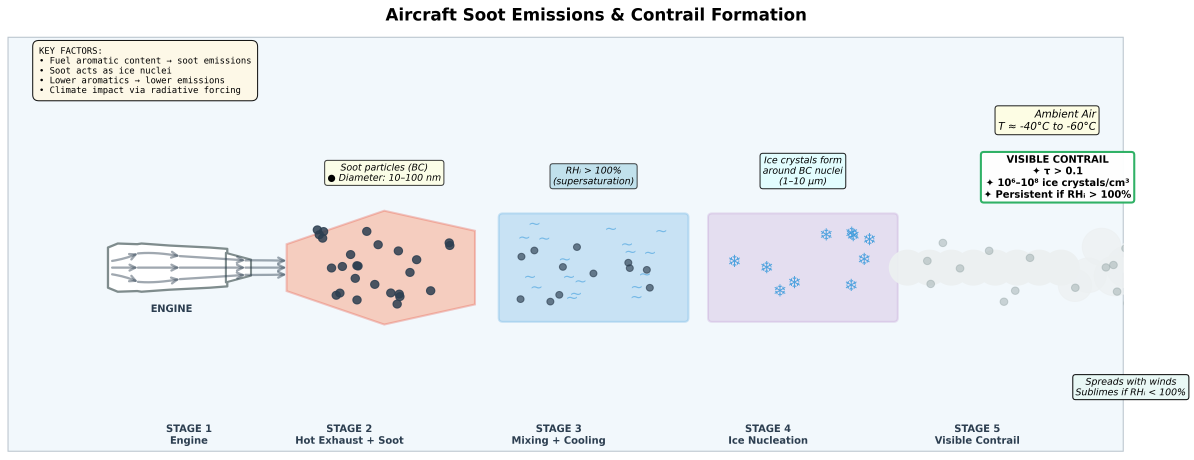
#> input picture assets/images/contrail_formation_conventional.png, 4774 x 1837 px, found by its file name (shown at 1/4 size)
$ python make_contrail_toggle_variants.py
#> lines starting #> are read from the running program, lines starting #| are printed output that depends on the picture
"""Make obvious low-aromatic variant of the contrail formation figure.

This is a pragmatic *presentation* edit for the website toggle.
It does NOT attempt scientific pixel-detection; instead it applies
controlled overlays in broad regions to make the difference obvious.

Outputs:
  assets/images/contrail_formation_conventional.png (copy if missing)
  assets/images/contrail_formation_low_aromatic.png

Run:
  python3 nvpm_analysis/make_contrail_toggle_variants.py

If the overlays miss the right areas on your specific figure, adjust
REGIONS below.
"""

from __future__ import annotations

from pathlib import Path

from PIL import Image, ImageDraw, ImageEnhance


SRC = Path("assets/images/contrail_formation.png")
CONV = Path("assets/images/contrail_formation_conventional.png")
LOW = Path("assets/images/contrail_formation_low_aromatic.png")

# Regions are in pixel coordinates of the source PNG.
# Format: (x1, y1, x2, y2)
# These defaults are broad and intended to be "obvious".
REGIONS = {
    # right half tends to contain contrail plume / crystals
    "soot": (0, 0, 0, 0),
    "ice": (0, 0, 0, 0),
    "contrail": (0, 0, 0, 0),
}


def guess_regions(w: int, h: int):
    """Heuristic guesses for contrail figure layout."""
    # Most contrail schematics are left->right flow; use right-middle for contrail.
    soot = (int(0.52 * w), int(0.36 * h), int(0.74 * w), int(0.72 * h))
    ice = (int(0.68 * w), int(0.22 * h), int(0.96 * w), int(0.62 * h))
    contrail = (int(0.52 * w), int(0.18 * h), int(0.98 * w), int(0.55 * h))
    return soot, ice, contrail


def white_wash(im: Image.Image, box, alpha=0.55):
    overlay = Image.new("RGBA", im.size, (255, 255, 255, 0))
    draw = ImageDraw.Draw(overlay)
    draw.rounded_rectangle(box, radius=26, fill=(255, 255, 255, int(255 * alpha)))
    return Image.alpha_composite(im, overlay)


def draw_thinner_contrail(im: Image.Image, box):
    """Fade existing contrail region and draw a thinner new ribbon."""
    x1, y1, x2, y2 = box

    # Step 1: fade the region substantially so the old thick contrail is subdued.
    im = white_wash(im, box, alpha=0.35)

    overlay = Image.new("RGBA", im.size, (255, 255, 255, 0))
    draw = ImageDraw.Draw(overlay)

    # New contrail line: thinner, lighter blue-white
    mid_y = int((y1 + y2) / 2)
    # gentle upward slope
    p0 = (x1 + int(0.02 * (x2 - x1)), mid_y + int(0.10 * (y2 - y1)))
    p1 = (x1 + int(0.55 * (x2 - x1)), mid_y - int(0.05 * (y2 - y1)))
    p2 = (x2 - int(0.02 * (x2 - x1)), mid_y - int(0.08 * (y2 - y1)))

    # draw multiple strokes for soft ribbon
    for w, a in [(18, 40), (10, 55), (4, 75)]:
        draw.line([p0, p1, p2], fill=(147, 197, 253, a), width=w, joint="curve")

    return Image.alpha_composite(im, overlay)


def main():
    if not SRC.exists():
        raise SystemExit(f"Missing {SRC}")

    if not CONV.exists():
        CONV.write_bytes(SRC.read_bytes())

    base = Image.open(CONV).convert("RGBA")
#> base is the input picture: PIL image 4774x1837 RGBA; mean R, G, B, A 235.8, 240, 243.2, 255
    w, h = base.size
#> w = 4774; h = 1837

    soot, ice, contrail = guess_regions(w, h)
#> soot = (2482, 661, 3532, 1322); ice = (3246, 404, 4583, 1138); contrail = (2482, 330, 4678, 1010)

    # Make it *obviously* different:
    out = base.copy()
    out = white_wash(out, soot, alpha=0.62)      # knock down soot dots
    out = white_wash(out, ice, alpha=0.55)       # knock down ice crystals
#> call 2 of white_wash, with box = (3246, 404, 4583, 1138), alpha = 0.55
#> in white_wash (call 2), `return Image.alpha_composite(im, overlay)`:
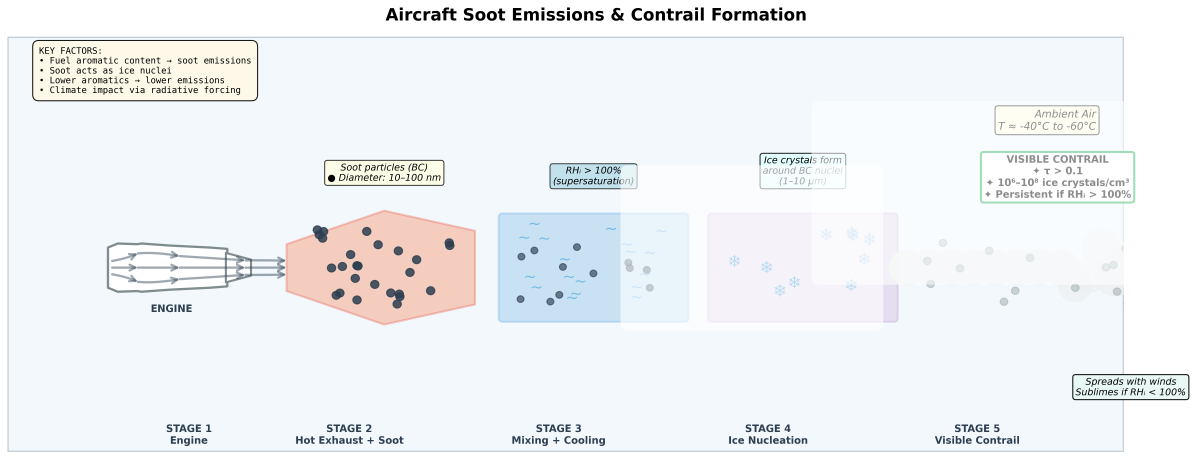
#> returned value: PIL image 4774x1837 RGBA (shown at 1/4 size); mean R, G, B, A 238.8, 242.3, 244.8, 255
    out = draw_thinner_contrail(out, contrail)   # thinner contrail

    # Slight overall brightness bump so it reads as "cleaner"
    rgb = out.convert("RGB")
    rgb = ImageEnhance.Brightness(rgb).enhance(1.03)
    rgb = ImageEnhance.Contrast(rgb).enhance(0.98)

    rgb.save(LOW, format="PNG", optimize=True)
    print("Wrote:")
    print(" ", CONV)
    print(" ", LOW)
    print("Guessed regions (edit in script if needed):")
    print(" soot     ", soot)
#|  soot      (2482, 661, 3532, 1322)
    print(" ice      ", ice)
#|  ice       (3246, 404, 4583, 1138)
    print(" contrail ", contrail)
#|  contrail  (2482, 330, 4678, 1010)


if __name__ == "__main__":
    main()

$ run again, with assets/images/aromatic.png copied over assets/images/contrail_formation_conventional.png
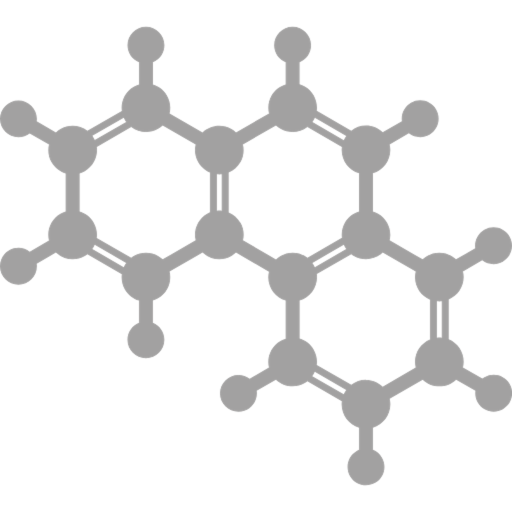
#> input picture assets/images/aromatic.png, 1024 x 1024 px, found by its file name (shown at 1/2 size)
#> in main, base is the input picture: PIL image 1024x1024 RGBA; mean R, G, B, A 32.1, 31.9, 31.9, 46.5
#> in white_wash (call 2), `return Image.alpha_composite(im, overlay)`:
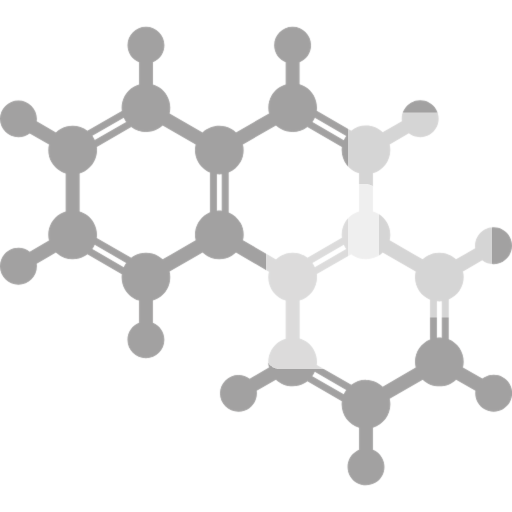
#> returned value: PIL image 1024x1024 RGBA (shown at 1/2 size); mean R, G, B, A 66.6, 66.4, 66.4, 65.8; transparent parts drawn white
#> in main, `rgb = out.convert("RGB")`:
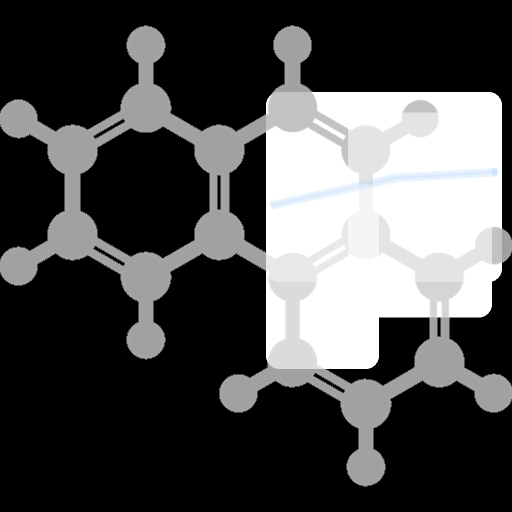
#> rgb: PIL image 1024x1024 RGB (shown at 1/2 size); mean R, G, B 76.1, 76.1, 76.2
#|  soot      (532, 368, 757, 737)
#|  ice       (696, 225, 983, 634)
#|  contrail  (532, 184, 1003, 563)

$ run again, with assets/images/hydrotreatment.png copied over assets/images/contrail_formation_conventional.png
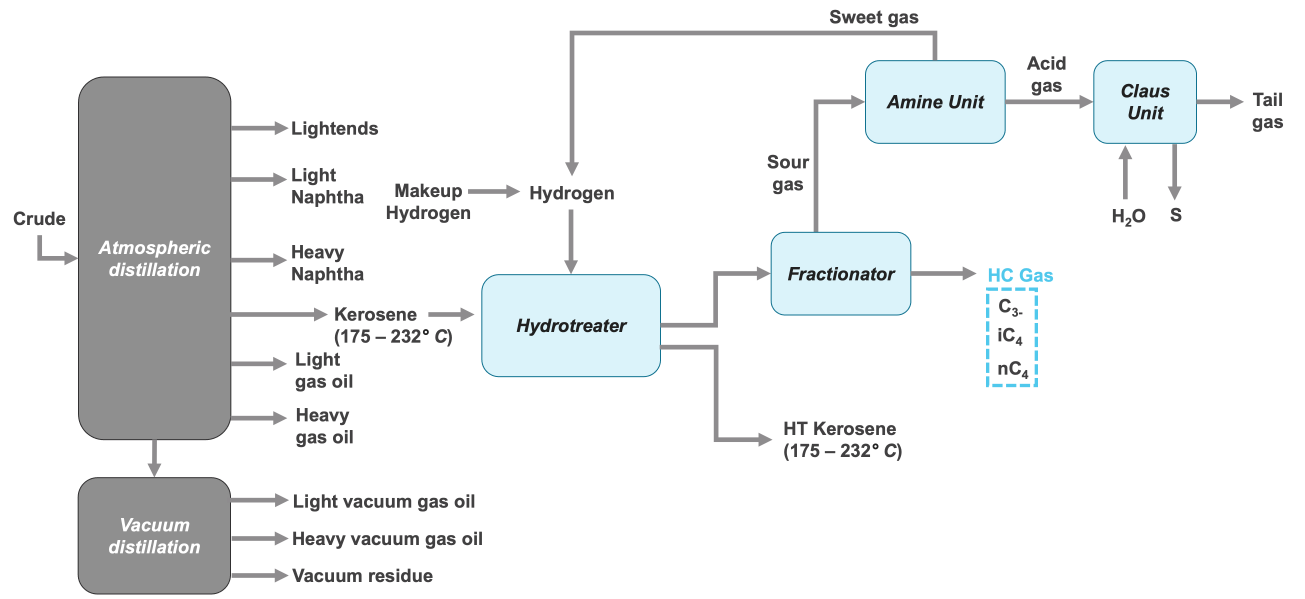
#> input picture assets/images/hydrotreatment.png, 3914 x 1796 px, found by its file name (shown at 1/3 size)
#> in main, base is the input picture: PIL image 3914x1796 RGBA; mean R, G, B, A 18.1, 21.3, 22.3, 29.6
#> in white_wash (call 2), `return Image.alpha_composite(im, overlay)`:
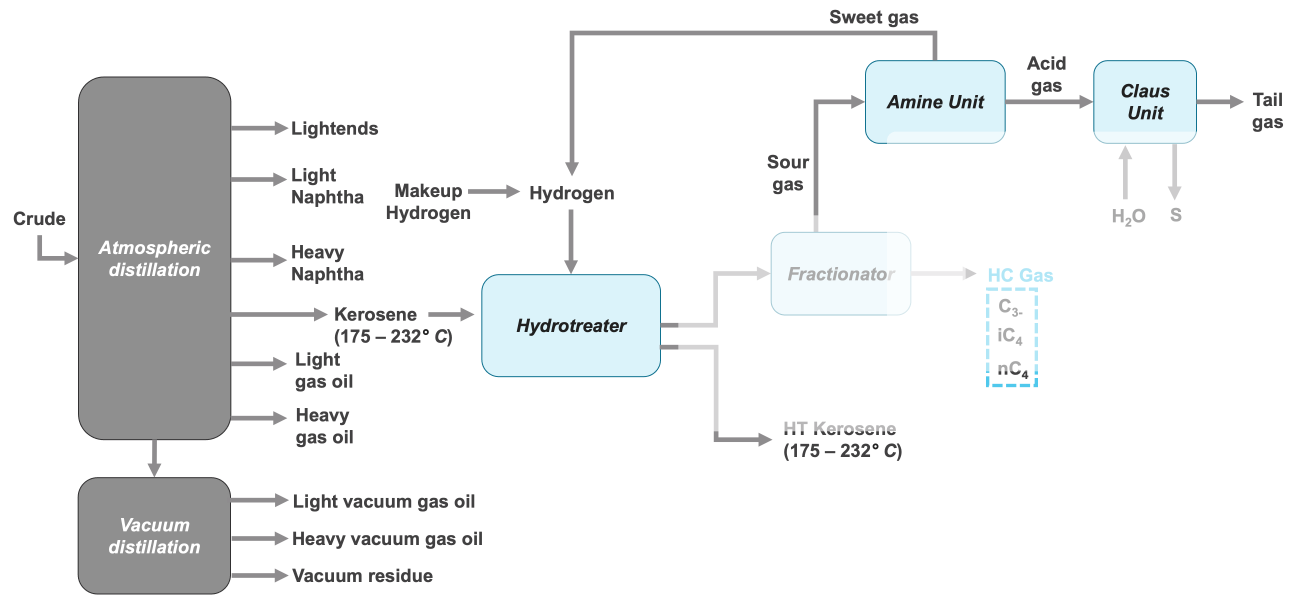
#> returned value: PIL image 3914x1796 RGBA (shown at 1/3 size); mean R, G, B, A 58.5, 60.9, 61.7, 54; transparent parts drawn white
#> in main, `rgb = out.convert("RGB")`:
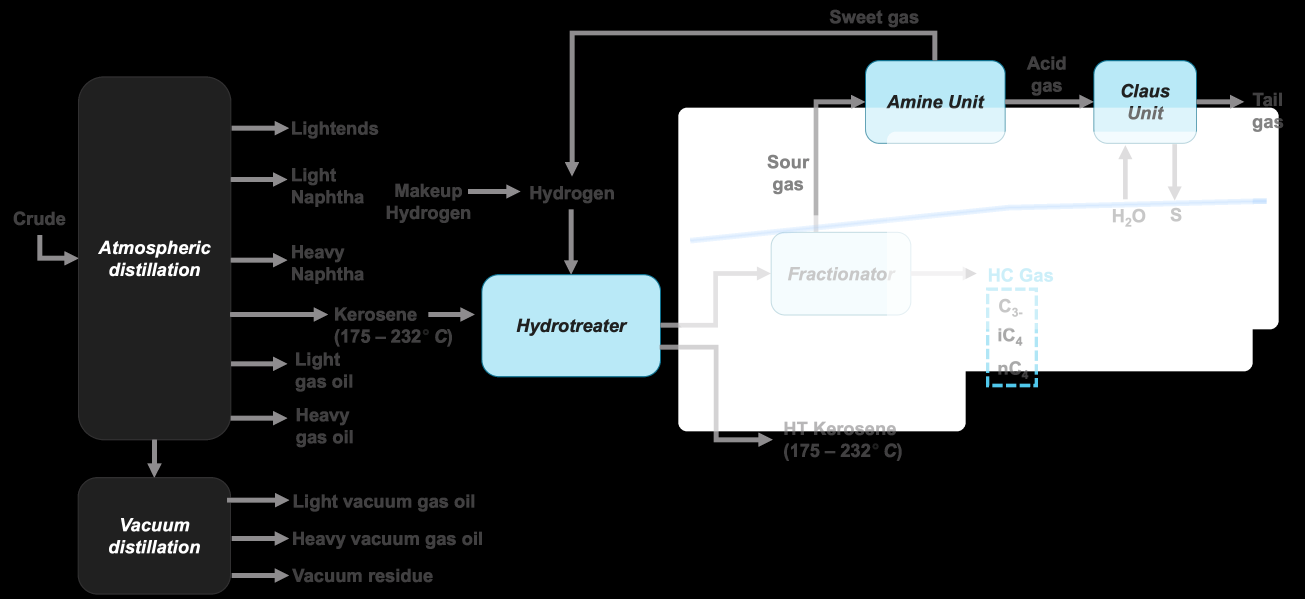
#> rgb: PIL image 3914x1796 RGB (shown at 1/3 size); mean R, G, B 68.7, 70.9, 71.6
#|  soot      (2035, 646, 2896, 1293)
#|  ice       (2661, 395, 3757, 1113)
#|  contrail  (2035, 323, 3835, 987)

$ run again, with assets/images/solvent_extraction.png copied over assets/images/contrail_formation_conventional.png
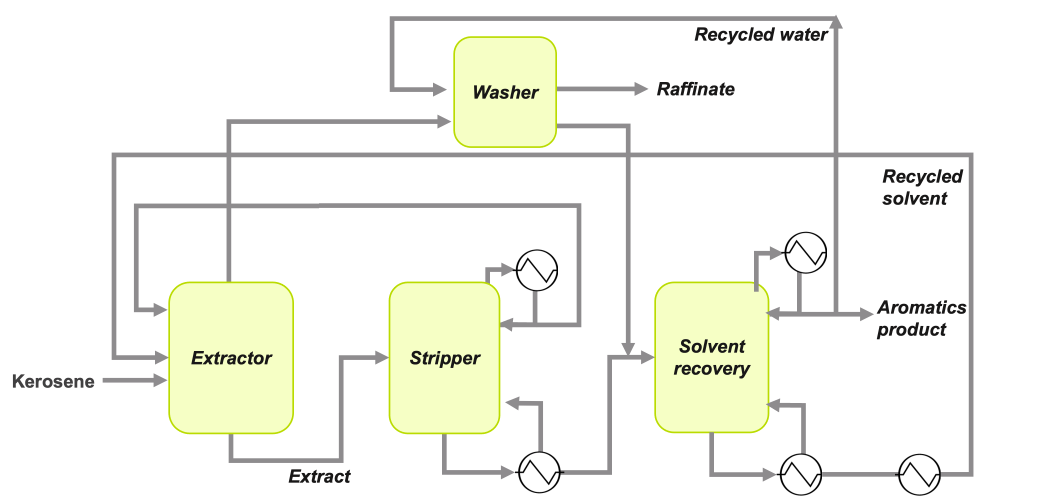
#> input picture assets/images/solvent_extraction.png, 3153 x 1498 px, found by its file name (shown at 1/3 size)
#> in main, base is the input picture: PIL image 3153x1498 RGBA; mean R, G, B, A 38.8, 39.9, 32.1, 48.4
#> in draw_thinner_contrail, `return Image.alpha_composite(im, overlay)`:
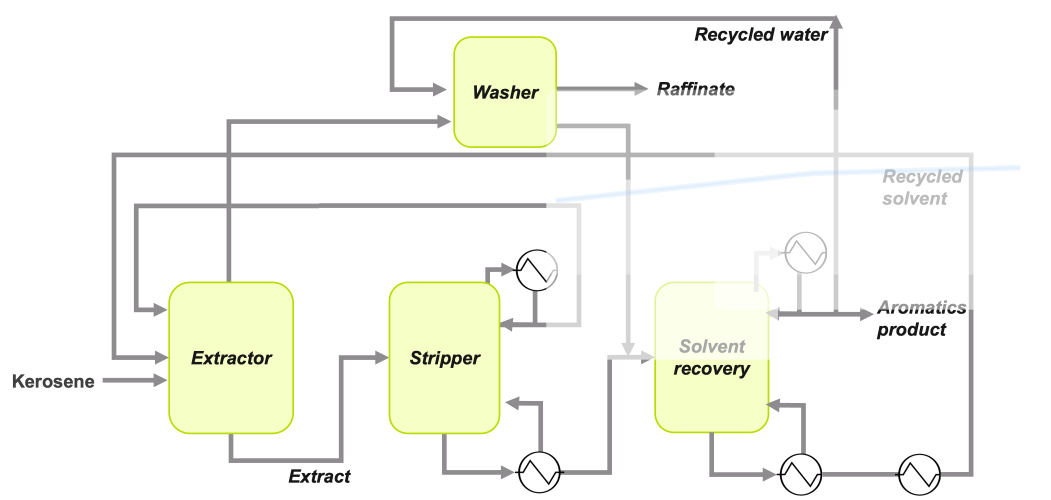
#> returned value: PIL image 3153x1498 RGBA (shown at 1/3 size); mean R, G, B, A 87.7, 88.7, 81.8, 78.1; transparent parts drawn white
#> in main, `rgb = out.convert("RGB")`:
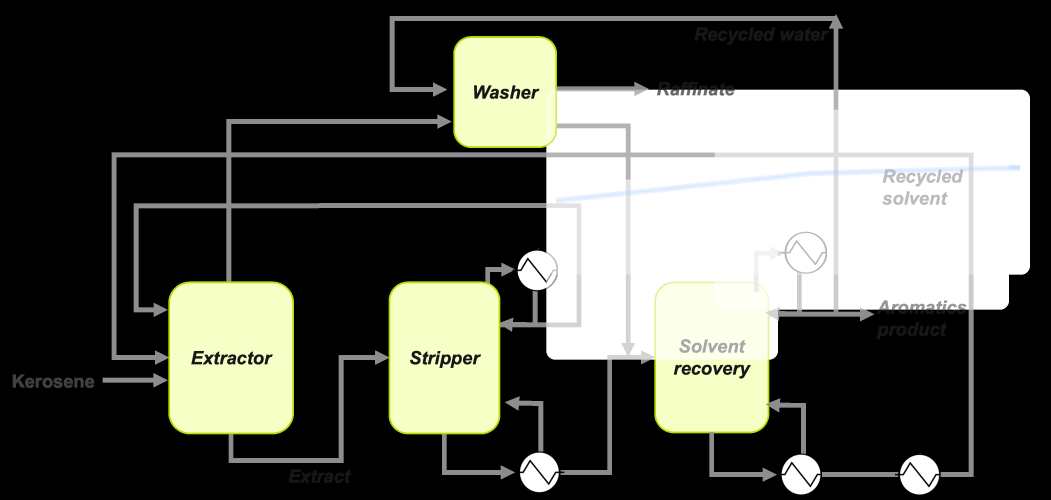
#> rgb: PIL image 3153x1498 RGB (shown at 1/3 size); mean R, G, B 87.7, 88.7, 81.8
#|  soot      (1639, 539, 2333, 1078)
#|  ice       (2144, 329, 3026, 928)
#|  contrail  (1639, 269, 3089, 823)
